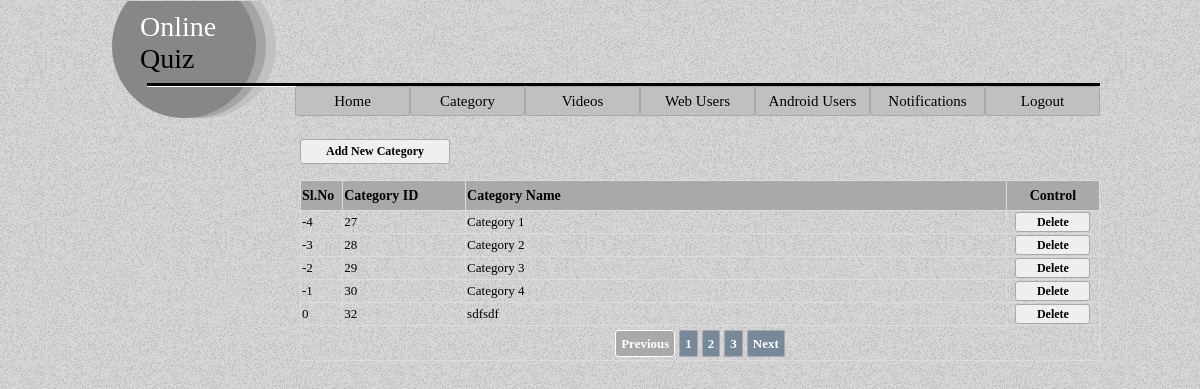
Screenshot of /OnlineQuiz/Model/CategoryList.php (signed in) with the database file from the repository.
### tables this page shows
CREATE TABLE IF NOT EXISTS `categories` (
  `CategoryID` int(11) NOT NULL AUTO_INCREMENT,
  `CategoryName` varchar(100) NOT NULL,
  PRIMARY KEY (`CategoryID`)
);

### OnlineQuiz/Model/CategoryList.php (the view, shortened to what this page needs)
<!DOCTYPE html>
<html>
    <head>
        <link rel="stylesheet" href="Styles/Style.css"/>
    </head>
    <body>
        <div id="mainContainer">
            <div id="header">
                <div id="logo">
                    <div style="margin-left: 40px; margin-top: 10px;">
                        <span style="color: white; font-family: verdana; font-size: 28px;">Online</span>&nbsp;&nbsp;&nbsp;
                        <span style="color: black; font-family: verdana; font-size: 28px;">Quiz</span>
                    </div>
                </div>
                <div id="menu">
                    <ul>
                        <a href="welcome.php"><li>Home</li></a>
                        <a href="CategoryList.php"><li>Category</li></a>
                        <a href="VideoList.php"><li>Videos</li></a>
                        <a href="WebUsersList.php"><li>Web Users</li></a>
                        <a href="AndroidUsers.php"><li>Android Users</li></a>
                        <a href="Notifications.php"><li>Notifications</li></a>
                        <a href="logout.php"><li>Logout</li></a>
                    </ul>              </div>
            </div>
            <div style="width: 800px; height: 400px; margin: 0 auto; float: right;">
                <br/>
                <?php
                if ($_SESSION['GROUP'] == 'EO') {
                    echo "<a href = 'CategoryNew.php'>";
                    echo "<input type = 'button' value = 'Add New Category' class = 'button' style = 'width: 150px;'/>";
                    echo "</a>";
                }
                ?>
                <table border="1" style="border-collapse: collapse; border-color: gainsboro; width: 100%; font-family: verdana;">
                    <tr style="font-size: 14px; font-weight: bold; background-color: darkgray; height: 30px; border: solid thin gainsboro">
                        <td width="30px">Sl.No</td>
                        <td width="100px">Category ID</td>
                        <td width="450px">Category Name</td>
                        <td width="50px" align="center">Control</td>
                    </tr>
                    <?php
                    $tbl_name = "Categories";
                    $adjacents = 2;
                    $query = "SELECT COUNT(*) as num FROM $tbl_name";
                    $total_pages = mysql_fetch_array(mysql_query($query));
                    $total_pages = $total_pages['num'];
                    $targetpage = "CategoryList.php";
                    $limit = 5;
                    if (isset($_GET['page']))
                        $page = $_GET['page'];
                    else
                        $page = "";
                    if ($page > 0)
                        $start = ($page - 1) * $limit;
                    else
                        $start = 0;
                    $sql = "SELECT * FROM $tbl_name ORDER BY CategoryID LIMIT $start, $limit";
                    $result = mysql_query($sql);
                    $prev = $page - 1;
                    $next = $page + 1;
                    $lastpage = ceil($total_pages / $limit);
                    $pagination = "";
                    if ($lastpage > 1) {
                        $pagination .= "<div class=\"pagination\">";
                        if ($page > 1)
                            $pagination.= " <a href=\"$targetpage?page=$prev\" class='avail'> Previous</a>";
                        else
                            $pagination.= " <span class=\"disabled\"> Previous</span>";
                        if ($lastpage < 7 + ($adjacents * 2)) {
                            for ($counter = 1; $counter <= $lastpage; $counter++) {
                                if ($counter == $page)
                                    $pagination.= " <span class=\"current\" class='avail'>$counter</span>";
                                else
                                    $pagination.= " <a href=\"$targetpage?page=$counter\" class='avail'>$counter</a>";
                            }
                        }
                        if ($page < $counter - 1)
                            $pagination.= " <a href=\"$targetpage?page=$next\" class='avail'> Next </a>";
                        else
                            $pagination.= " <span class=\"disabled\"> Next </span>";
                        $pagination.= "</div>\n";
                    }
                    $i = (($page - 1) * $limit) + 1;
                    while ($row = mysql_fetch_array($result)) {
                        echo "<tr style='font-size:13px; border: solid thin gainsboro'>";
                        echo "<td>$i</td>";
                        echo "<td>$row[0]</td>";
                        echo "<td>$row[1]</td>";
                        if ($_SESSION['GROUP'] == 'EO') {
                            echo "<td align='center'><a href='CategoryDelete.php?page=$page&Id=$row[0]'><input type='button' value='Delete' class='button' style='height:20px;'/></a></td>";
                        } else {
                            echo "<td>Insufficient Privilege</td>";
                        }
                        echo "</tr>";
                        $i++;
                    }
                    ?>
                    <?php
                    echo "<tr style='height:35px; border: solid thin gainsboro'>";
                    echo "<td colspan='4' align='center'>";
                    echo $pagination;
                    echo "</td></tr>";
                    ?>
                </table>
            </div>
        </div>
    </body>
</html>

### OnlineQuiz/Model/Styles/Style.css (style rules this page uses)
body { background-image: url('../Images/bodybg.jpg'); margin: 1px; }
#mainContainer { margin: 0 auto; width: 1000px; height: 650px; }
#header { height: 120px; background-image: url('../Images/logo2.jpg'); background-repeat: no-repeat; }
#logo { float: left; width: 130px; height: 120px; }
#menu { float: right; width: 805px; height: 30px; margin-top: 85px; background-color: silver; border-radius: 3px; }
#menu ul { list-style: none; margin-left: 0px; margin-top: 0px; padding-left: 0px; float: bottom; }
#menu ul li { float: left; width: 113px; height: 28px; padding: 0px; background-color: silver; text-align: center; line-height: 28px; font-family: cursive; font-size: 15px; border-radius: 3px; color: black; border:solid darkgrey thin; }
.button { border: solid darkgray thin; border-radius: 3px; height: 25px; width: 75px; font-family: verdana; font-size: 12px; font-weight: bold; }
.disabled { width: 100px; padding: 5px; border:solid thin white; background-color: darkgray; border-radius: 3px; color: white; font-size: 13px; font-weight: bold; }
.avail { padding: 5px; border:solid thin darkgray; background-color: lightslategray; border-radius: 3px; text-decoration: none; color: white; font-size: 13px; font-weight: bold; }

### rows the page displays
categories: CategoryID "27", CategoryName "Category 1"
categories: CategoryID "28", CategoryName "Category 2"
categories: CategoryID "29", CategoryName "Category 3"
categories: CategoryID "30", CategoryName "Category 4"
categories: CategoryID "32", CategoryName "sdfsdf"
